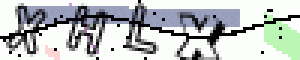
#> input picture main_captcha/20.gif, 100 x 20 px (shown 3 times larger)
$ python -i main_captcha.py   (imports and definitions only)
#> lines starting #> are read from the running program, lines starting #| are printed output that depends on the picture; after the words box and inside, x2 and y2 are one past the last pixel; in counts of white or black regions, pixels touching at a corner belong together
#coding=utf-8
# from urllib.request import urlretrieve
import numpy
from lxml import etree
from PIL import Image,ImageFilter
import requests
from bs4 import BeautifulSoup
import os
import re

from python import train, pybrain_captcha


def open_img(giffile):
#> called with giffile = '../main_captcha/20.gif'
    img = Image.open(giffile)   #打开图片
#> img is the input picture: PIL image 100x20 P; mean R, G, B 185.9, 190.6, 190.9
    img = img.convert('RGB')    #转换为RGB图
    pixdata = img.load()        #转换为像素点图
    return img, pixdata


def remove_line(giffile, savepath):
    (img, pixdata) = open_img(giffile)
    for x in range(img.size[0]):    #x坐标
        for y in range(img.size[1]):    #y坐标
            if pixdata[x, y][0] < 8 or pixdata[x, y][1] < 6 or pixdata[x, y][2] < 8 or (
                    pixdata[x, y][0] + pixdata[x, y][1] + pixdata[x, y][2]) <= 30:  #确定颜色阈值
                if y == 0:
                    pixdata[x, y] = (255, 255, 255)
                if y > 0:
                    if pixdata[x, y - 1][0] > 120 or pixdata[x, y - 1][1] > 136 or pixdata[x, y - 1][2] > 120:
                        pixdata[x, y] = (255, 255, 255) #?

    # 二值化处理
    for y in range(img.size[1]):  # 二值化处理，这个阈值为R=95，G=95，B=95
        for x in range(img.size[0]):
            if pixdata[x, y][0] < 160 and pixdata[x, y][1] < 160 and pixdata[x, y][2] < 160:
                pixdata[x, y] = (0, 0, 0)
            else:
                pixdata[x, y] = (255, 255, 255)
    img.filter(ImageFilter.EDGE_ENHANCE_MORE)  #深度边缘增强滤波，会使得图像中边缘部分更加明显（阈值更大），相当于锐化滤波
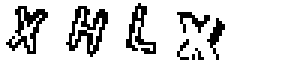
#> img: PIL image 100x20 RGB (shown 3 times larger); 84% white; black in thin lines or dots, all inside (x1, y1, x2, y2) = (2, 1, 75, 20)
    img.resize(((img.size[0]) * 2, (img.size[1]) * 2), Image.BILINEAR)  # Image.BILINEAR指定采用双线性法对像素点插值#?
    img.save(savepath+'captcha_removeline.gif')

#计算每一列的黑色像素总数，并且将总数记录在dot_num中
# [90 lines left out: functions get_coldocnum, pic_cut, show_img, read_captcha, delete_txt, not called in this run]
# [6 lines not run here, left out]

>>> result = remove_line('../main_captcha/20.gif', 'out.png')

$ run again, on main_captcha/old.gif
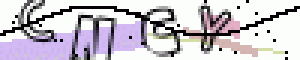
#> input picture main_captcha/old.gif, 100 x 20 px (shown 3 times larger)
#> in open_img, img is the input picture: PIL image 100x20 P; mean R, G, B 199, 193.7, 202.3
#> in remove_line, `img.filter(ImageFilter.EDGE_ENHANCE_MORE)`:
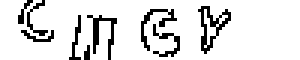
#> img: PIL image 100x20 RGB (shown 3 times larger); 87.4% white; black in thin lines or dots, all inside (x1, y1, x2, y2) = (6, 0, 77, 20)
